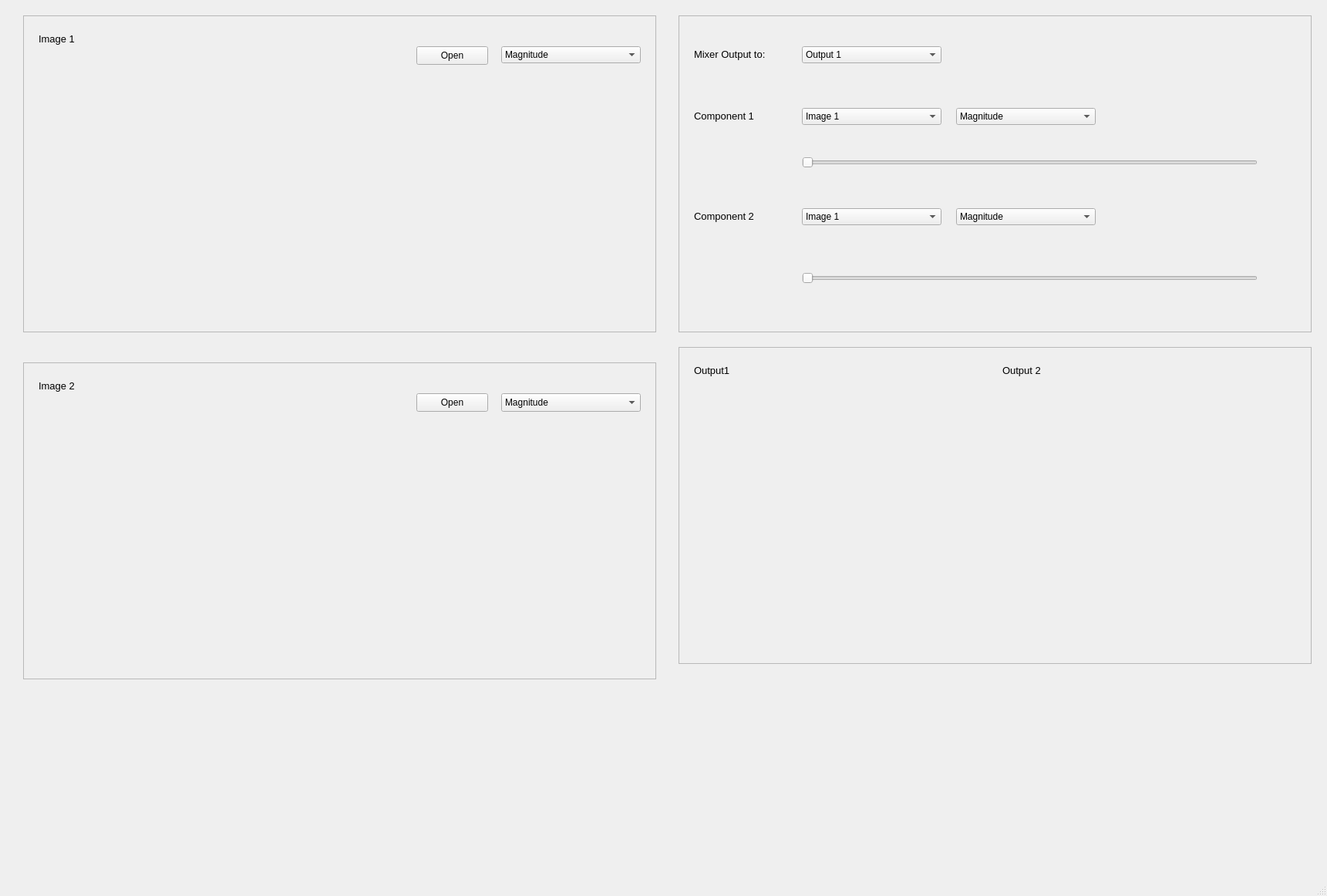
<?xml version="1.0" encoding="UTF-8"?>
<ui version="4.0">
 <class>MainWindow</class>
 <widget class="QMainWindow" name="MainWindow">
  <property name="geometry">
   <rect>
    <x>0</x>
    <y>0</y>
    <width>1721</width>
    <height>1162</height>
   </rect>
  </property>
  <property name="windowTitle">
   <string>MainWindow</string>
  </property>
  <property name="autoFillBackground">
   <bool>true</bool>
  </property>
  <widget class="QWidget" name="centralwidget">
   <widget class="QFrame" name="frame">
    <property name="geometry">
     <rect>
      <x>30</x>
      <y>20</y>
      <width>821</width>
      <height>411</height>
     </rect>
    </property>
    <property name="autoFillBackground">
     <bool>true</bool>
    </property>
    <property name="frameShape">
     <enum>QFrame::StyledPanel</enum>
    </property>
    <property name="frameShadow">
     <enum>QFrame::Raised</enum>
    </property>
    <widget class="QLabel" name="label">
     <property name="geometry">
      <rect>
       <x>20</x>
       <y>20</y>
       <width>71</width>
       <height>21</height>
      </rect>
     </property>
     <property name="font">
      <font>
       <pointsize>10</pointsize>
      </font>
     </property>
     <property name="text">
      <string>Image 1</string>
     </property>
    </widget>
    <widget class="ImageView" name="Image1_Area" native="true">
     <property name="geometry">
      <rect>
       <x>20</x>
       <y>70</y>
       <width>381</width>
       <height>321</height>
      </rect>
     </property>
     <property name="autoFillBackground">
      <bool>true</bool>
     </property>
    </widget>
    <widget class="ImageView" name="Image_1_Components_Area" native="true">
     <property name="geometry">
      <rect>
       <x>420</x>
       <y>70</y>
       <width>381</width>
       <height>321</height>
      </rect>
     </property>
     <property name="autoFillBackground">
      <bool>true</bool>
     </property>
    </widget>
    <widget class="QComboBox" name="Image_1_Components">
     <property name="geometry">
      <rect>
       <x>620</x>
       <y>40</y>
       <width>181</width>
       <height>22</height>
      </rect>
     </property>
     <item>
      <property name="text">
       <string>Magnitude</string>
      </property>
     </item>
     <item>
      <property name="text">
       <string>Phase</string>
      </property>
     </item>
     <item>
      <property name="text">
       <string>Real</string>
      </property>
     </item>
     <item>
      <property name="text">
       <string>Imaginary</string>
      </property>
     </item>
    </widget>
    <widget class="QPushButton" name="Open_Image_1">
     <property name="geometry">
      <rect>
       <x>510</x>
       <y>40</y>
       <width>93</width>
       <height>24</height>
      </rect>
     </property>
     <property name="text">
      <string>Open</string>
     </property>
    </widget>
   </widget>
   <widget class="QFrame" name="frame_2">
    <property name="geometry">
     <rect>
      <x>30</x>
      <y>470</y>
      <width>821</width>
      <height>411</height>
     </rect>
    </property>
    <property name="autoFillBackground">
     <bool>true</bool>
    </property>
    <property name="frameShape">
     <enum>QFrame::StyledPanel</enum>
    </property>
    <property name="frameShadow">
     <enum>QFrame::Raised</enum>
    </property>
    <widget class="QLabel" name="label_2">
     <property name="geometry">
      <rect>
       <x>20</x>
       <y>20</y>
       <width>71</width>
       <height>21</height>
      </rect>
     </property>
     <property name="font">
      <font>
       <pointsize>10</pointsize>
      </font>
     </property>
     <property name="text">
      <string>Image 2</string>
     </property>
    </widget>
    <widget class="ImageView" name="Image2_Area" native="true">
     <property name="geometry">
      <rect>
       <x>20</x>
       <y>70</y>
       <width>381</width>
       <height>321</height>
      </rect>
     </property>
     <property name="autoFillBackground">
      <bool>true</bool>
     </property>
    </widget>
    <widget class="ImageView" name="Image_2_Components_Area" native="true">
     <property name="geometry">
      <rect>
       <x>420</x>
       <y>70</y>
       <width>381</width>
       <height>321</height>
      </rect>
     </property>
     <property name="autoFillBackground">
      <bool>true</bool>
     </property>
    </widget>
    <widget class="QComboBox" name="Image_2_Components">
     <property name="geometry">
      <rect>
       <x>620</x>
       <y>40</y>
       <width>181</width>
       <height>24</height>
      </rect>
     </property>
     <item>
      <property name="text">
       <string>Magnitude</string>
      </property>
     </item>
     <item>
      <property name="text">
       <string>Phase</string>
      </property>
     </item>
     <item>
      <property name="text">
       <string>Real</string>
      </property>
     </item>
     <item>
      <property name="text">
       <string>Imaginary</string>
      </property>
     </item>
    </widget>
    <widget class="QPushButton" name="Open_Image_2">
     <property name="geometry">
      <rect>
       <x>510</x>
       <y>40</y>
       <width>93</width>
       <height>24</height>
      </rect>
     </property>
     <property name="text">
      <string>Open</string>
     </property>
    </widget>
   </widget>
   <widget class="QFrame" name="frame_3">
    <property name="geometry">
     <rect>
      <x>880</x>
      <y>20</y>
      <width>821</width>
      <height>411</height>
     </rect>
    </property>
    <property name="autoFillBackground">
     <bool>true</bool>
    </property>
    <property name="frameShape">
     <enum>QFrame::StyledPanel</enum>
    </property>
    <property name="frameShadow">
     <enum>QFrame::Raised</enum>
    </property>
    <widget class="QLabel" name="label_3">
     <property name="geometry">
      <rect>
       <x>20</x>
       <y>40</y>
       <width>151</width>
       <height>21</height>
      </rect>
     </property>
     <property name="font">
      <font>
       <pointsize>10</pointsize>
      </font>
     </property>
     <property name="text">
      <string>Mixer Output to:</string>
     </property>
    </widget>
    <widget class="QComboBox" name="comboBox_3">
     <property name="geometry">
      <rect>
       <x>160</x>
       <y>40</y>
       <width>181</width>
       <height>22</height>
      </rect>
     </property>
     <item>
      <property name="text">
       <string>Output 1</string>
      </property>
     </item>
     <item>
      <property name="text">
       <string>Output 2</string>
      </property>
     </item>
    </widget>
    <widget class="QLabel" name="label_4">
     <property name="geometry">
      <rect>
       <x>20</x>
       <y>120</y>
       <width>151</width>
       <height>21</height>
      </rect>
     </property>
     <property name="font">
      <font>
       <pointsize>10</pointsize>
      </font>
     </property>
     <property name="text">
      <string>Component 1</string>
     </property>
    </widget>
    <widget class="QLabel" name="label_5">
     <property name="geometry">
      <rect>
       <x>20</x>
       <y>250</y>
       <width>151</width>
       <height>21</height>
      </rect>
     </property>
     <property name="font">
      <font>
       <pointsize>10</pointsize>
      </font>
     </property>
     <property name="text">
      <string>Component 2</string>
     </property>
    </widget>
    <widget class="QComboBox" name="comboBox_4">
     <property name="geometry">
      <rect>
       <x>160</x>
       <y>120</y>
       <width>181</width>
       <height>22</height>
      </rect>
     </property>
     <item>
      <property name="text">
       <string>Image 1</string>
      </property>
     </item>
     <item>
      <property name="text">
       <string>Image 2</string>
      </property>
     </item>
    </widget>
    <widget class="QComboBox" name="comboBox_5">
     <property name="geometry">
      <rect>
       <x>360</x>
       <y>120</y>
       <width>181</width>
       <height>22</height>
      </rect>
     </property>
     <item>
      <property name="text">
       <string>Magnitude</string>
      </property>
     </item>
     <item>
      <property name="text">
       <string>Phase</string>
      </property>
     </item>
     <item>
      <property name="text">
       <string>Real</string>
      </property>
     </item>
     <item>
      <property name="text">
       <string>Imaginary</string>
      </property>
     </item>
     <item>
      <property name="text">
       <string>Uniform Magnitude</string>
      </property>
     </item>
     <item>
      <property name="text">
       <string>Uniform Phase</string>
      </property>
     </item>
    </widget>
    <widget class="QComboBox" name="comboBox_6">
     <property name="geometry">
      <rect>
       <x>160</x>
       <y>250</y>
       <width>181</width>
       <height>22</height>
      </rect>
     </property>
     <item>
      <property name="text">
       <string>Image 1</string>
      </property>
     </item>
     <item>
      <property name="text">
       <string>Image 2</string>
      </property>
     </item>
    </widget>
    <widget class="QComboBox" name="comboBox_7">
     <property name="geometry">
      <rect>
       <x>360</x>
       <y>250</y>
       <width>181</width>
       <height>22</height>
      </rect>
     </property>
     <item>
      <property name="text">
       <string>Magnitude</string>
      </property>
     </item>
     <item>
      <property name="text">
       <string>Phase</string>
      </property>
     </item>
     <item>
      <property name="text">
       <string>Real</string>
      </property>
     </item>
     <item>
      <property name="text">
       <string>Imaginary</string>
      </property>
     </item>
     <item>
      <property name="text">
       <string>Uniform Magnitude</string>
      </property>
     </item>
     <item>
      <property name="text">
       <string>Uniform Phase</string>
      </property>
     </item>
    </widget>
    <widget class="QSlider" name="horizontalSlider">
     <property name="geometry">
      <rect>
       <x>160</x>
       <y>180</y>
       <width>591</width>
       <height>22</height>
      </rect>
     </property>
     <property name="orientation">
      <enum>Qt::Horizontal</enum>
     </property>
    </widget>
    <widget class="QSlider" name="horizontalSlider_2">
     <property name="geometry">
      <rect>
       <x>160</x>
       <y>330</y>
       <width>591</width>
       <height>22</height>
      </rect>
     </property>
     <property name="orientation">
      <enum>Qt::Horizontal</enum>
     </property>
    </widget>
   </widget>
   <widget class="QFrame" name="frame_4">
    <property name="geometry">
     <rect>
      <x>880</x>
      <y>450</y>
      <width>821</width>
      <height>411</height>
     </rect>
    </property>
    <property name="autoFillBackground">
     <bool>true</bool>
    </property>
    <property name="frameShape">
     <enum>QFrame::StyledPanel</enum>
    </property>
    <property name="frameShadow">
     <enum>QFrame::Raised</enum>
    </property>
    <widget class="ImageView" name="Output1_Area" native="true">
     <property name="geometry">
      <rect>
       <x>20</x>
       <y>70</y>
       <width>381</width>
       <height>321</height>
      </rect>
     </property>
     <property name="autoFillBackground">
      <bool>true</bool>
     </property>
    </widget>
    <widget class="ImageView" name="Output2_Area" native="true">
     <property name="geometry">
      <rect>
       <x>420</x>
       <y>70</y>
       <width>381</width>
       <height>321</height>
      </rect>
     </property>
     <property name="autoFillBackground">
      <bool>true</bool>
     </property>
    </widget>
    <widget class="QLabel" name="label_6">
     <property name="geometry">
      <rect>
       <x>20</x>
       <y>20</y>
       <width>71</width>
       <height>21</height>
      </rect>
     </property>
     <property name="font">
      <font>
       <pointsize>10</pointsize>
      </font>
     </property>
     <property name="text">
      <string>Output1</string>
     </property>
    </widget>
    <widget class="QLabel" name="label_7">
     <property name="geometry">
      <rect>
       <x>420</x>
       <y>20</y>
       <width>71</width>
       <height>21</height>
      </rect>
     </property>
     <property name="font">
      <font>
       <pointsize>10</pointsize>
      </font>
     </property>
     <property name="text">
      <string>Output 2</string>
     </property>
    </widget>
   </widget>
  </widget>
  <widget class="QStatusBar" name="statusbar"/>
 </widget>
 <customwidgets>
  <customwidget>
   <class>ImageView</class>
   <extends>QWidget</extends>
   <header location="global">pyqtgraph.h</header>
   <container>1</container>
  </customwidget>
 </customwidgets>
 <resources/>
 <connections/>
</ui>
